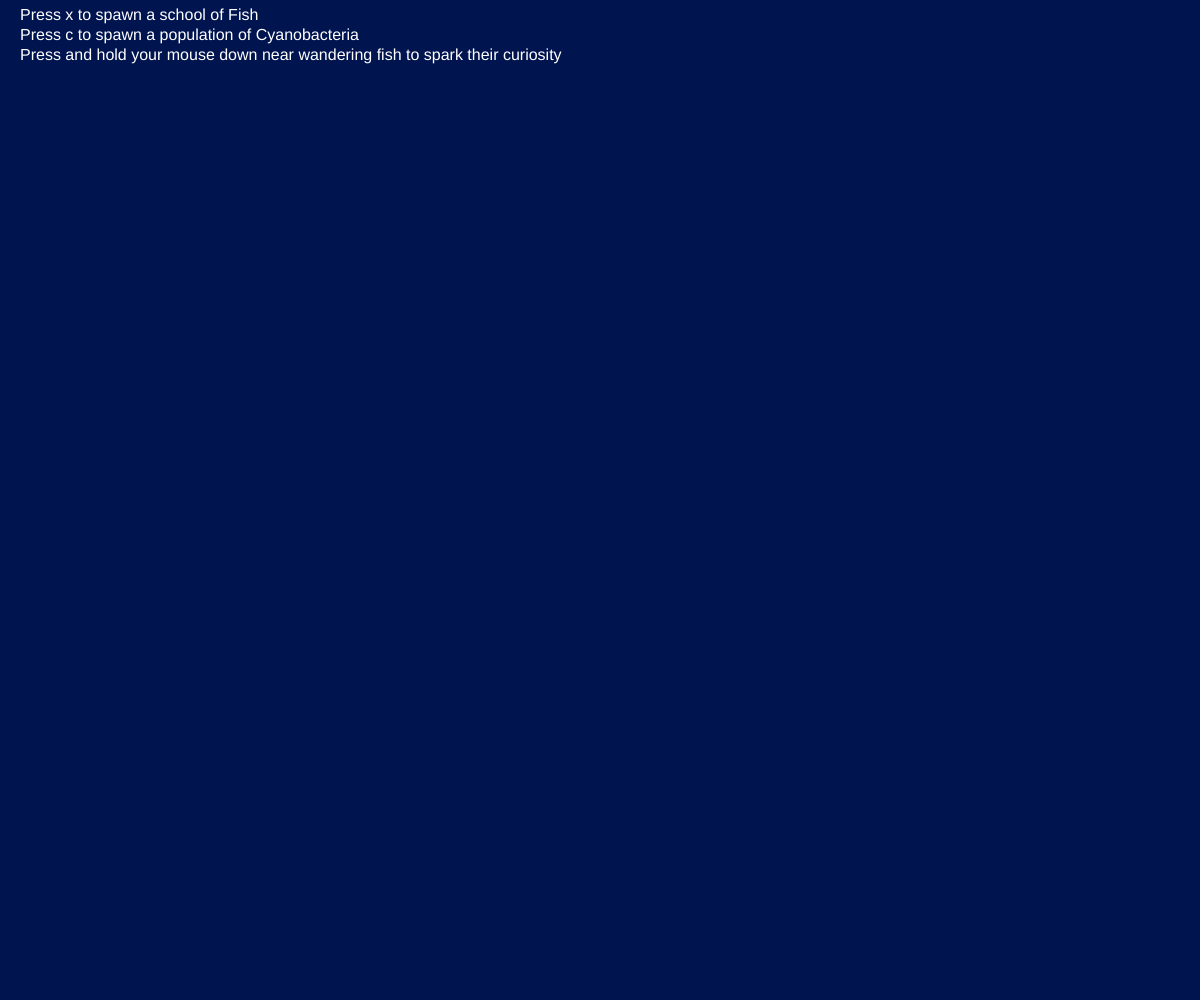
Frame 1 (no input)
Frame 60 (no input): identical to frame 1, image omitted
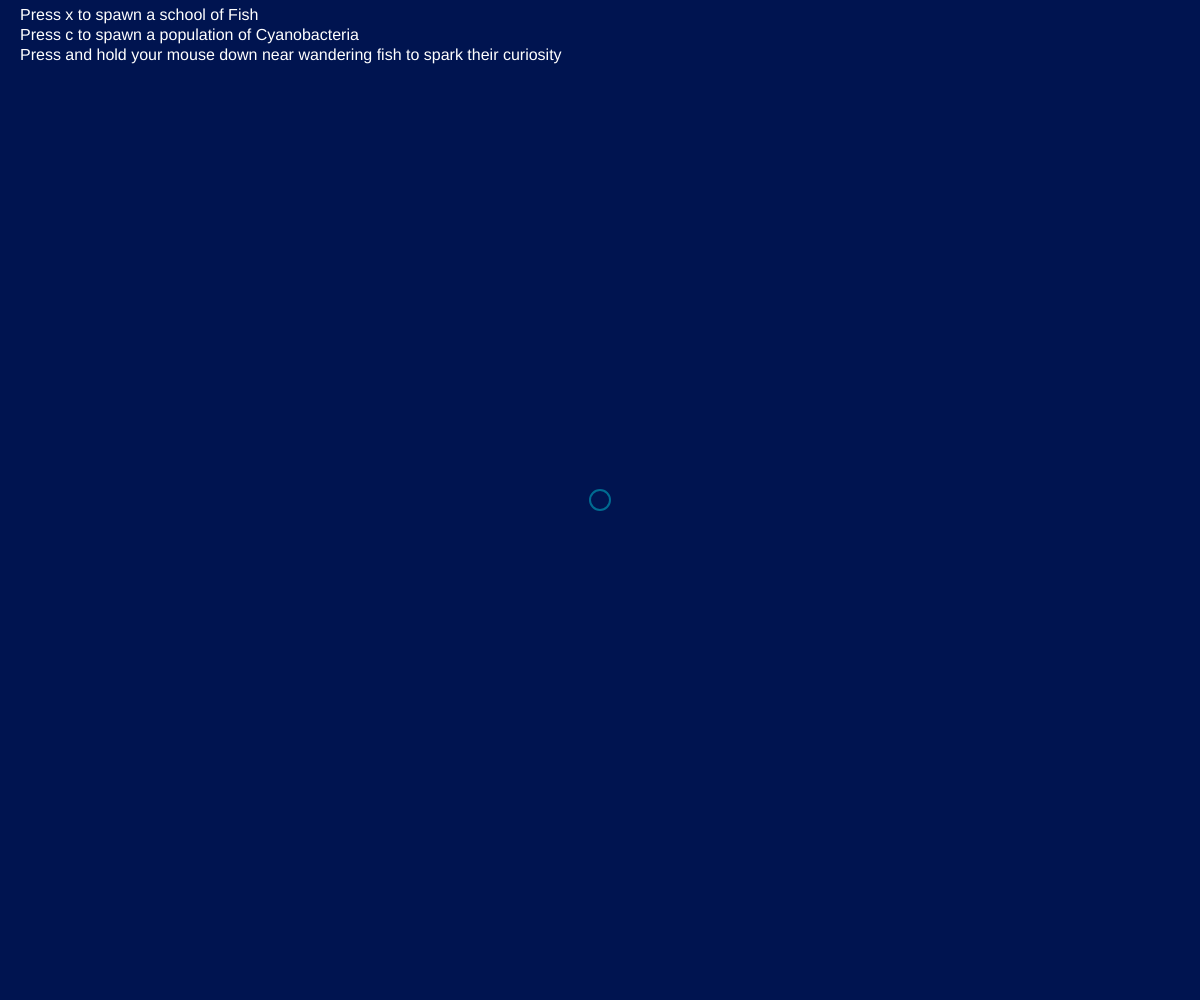
Frame 120 (the mouse pressed at the canvas centre since frame 60)

The p5.js sketch that drew these frames (run headless with seeded random() and noise() and a simulated clock; from frame 60 on, the mouse is pressed at the canvas centre):

// p5.js sketch
// ── sketch.js
function setup() {
  createCanvas(windowWidth, windowHeight)
  noStroke()
  textSize(16)
}
function draw() {
  background(0,20,80)
  updateAllVelocities()
  updateAllPositions()
  showAllBeings()
  showInfo()
  showInterface()
}
function updateAllVelocities(){
  if (frameCount==30 || frameCount%90==0) updateCyanobacteriaVelocities()
  if(frameCount%3==0)updateFishVelocities()
}

function updateAllPositions(){
  updateCyanobacteriaPositions()
  updateFishPositions()
}
function showAllBeings(){
  showCyanobacteria()
  showFish()
}
function showInfo(){
  textSize(16)
  fill(255)
  text('Press x to spawn a school of Fish',20,20) 
  text('Press c to spawn a population of Cyanobacteria',20,40)
  text('Press and hold your mouse down near wandering fish to spark their curiosity',20,60)
 for(let f of FishPopulation){
    fill(f.color)
   text((f.hungerState.toFixed(2)).toString(), f.group[0].position[0]+90, f.group[0].position[1]+90);}
}
function showInterface(){
  if(key=='c') {
    noFill()
    stroke(0,255,0, 75)
    strokeWeight(15)
    circle(mouseX, mouseY,350)
    noStroke()
    fill(0,255,0, 90)
    textSize(32)
    text('Cyanobacteria', mouseX-100, mouseY)}
  else if(key=='x') {
    noFill()
    stroke(0,255,0, 75)
    strokeWeight(15)
    circle(mouseX, mouseY,250)
    noStroke()
    fill(0,255,0, 90)
    textSize(32)
    text('School of Fish', mouseX-100, mouseY)}
  else{
    if (mouseIsPressed){
      noFill()
      stroke(0,255,255, 95)
      let aux = (2/3)*frameCount%60
      strokeWeight(3 - (aux/20))
      circle(mouseX, mouseY, aux)  
      noStroke()
    }  
  }
}
function mouseClicked(){
    if(key=='x'){
      FishPopulation.push(new SchoolOfFish(mouseX, mouseY , 10, getColor()))
      key = 'z'}
    if(key=='c'){
      CyanobacteriaPopulation.push(new Cyanobacteria(mouseX, mouseY, 60))
      key = 'z'}
}
function getColor(){
    return ([color(18, 255, 142), color(18, 166, 77), color(42, 255, 32),  color(113, 218, 18),color(195, 255, 18), color(255, 76, 0), color(255, 96, 85), color(255, 0, 0), color(255, 65, 50), color(255, 50, 36), color(
255, 15, 127), color(255, 28, 153), color(255, 43, 181), color(255, 59, 203), color(255, 140, 224),][Math.floor(Math.random()*15)])
}
// ── auxiliary.js
function vectorSum(v1, v2) {
  return [v1[0] + v2[0], v1[1] + v2[1]]
}

function vectorDiff(v1, v2) {
  return [v1[0] - v2[0], v1[1] - v2[1]]
}

function vectorScalar(v, n) {
  return [v[0] * n, v[1] * n]
}

function vectorNorm(v) {
  return Math.sqrt((v[0] * v[0]) + (v[1] * v[1]))
}

function limitNorm(v, limit) {
  let vNorm = vectorNorm(v)
  if (vNorm > limit) {
    v = vectorScalar(v, limit / vNorm)
  }
  return v
}
// ── cyanobacteria.js
var CyanobacteriaPopulation = []
class Cyanobacteria { 
  constructor(x, y, n) {
    this.divergence = [0, 0] 
    this.group = [] 
    this.size = n 
    this.reproductionRate = 0
    this.meanPosition = [x, y]
    for (let i = 0; i < this.size; i++) {
      this.group.push(new Cell(this))
    }
  }
  refresh() {
    let sumX = 0
    let sumY = 0
    for (let c of this.group) {
      sumX = sumX + c.position[0]
      sumY = sumY + c.position[1]
    }
    this.meanPosition = [sumX / this.size, sumY / this.size] 
    this.propagate()
    this.reproductionRate = 0.98 - this.size / 200 
    if (this.size < 30) this.reproductionRate = 0 // 
    this.calculateDivergence()
    this.size = this.group.length
  }
  calculateDivergence(){ 
    for (let g of CyanobacteriaPopulation) {
      let vectorDist = vectorDiff(this.meanPosition, g.meanPosition)
      let vNorm = vectorNorm(vectorDist)
      if (vNorm < 100) { 
        this.divergence = vectorSum(this.divergence, vectorDist)
      }
    }
    if (vectorNorm(this.divergence) != 0) this.divergence = vectorScalar(this.divergence, 1 / vectorNorm(this.divergence)) 
  }
  propagate() {
    for (let c of this.group) { 
      let a = Math.random()
      if (this.reproductionRate > 0)
        if (Math.random() < (this.reproductionRate)) {
          this.group.push(new Cell(this, c))
          this.group.push(new Cell(this, c))
          c.die()
        }
      else { 
        if (-Math.random() > this.reproductionRate) c.die()
      }
    }
  }
}
class Cell {
  constructor(family, parent) {
    this.size = Math.random() * 1.5 + 1.5 
    this.family = family 
    this.instability = Math.random() 
    this.velocity = [0, 0]  
    if (parent === undefined) {
      this.position = vectorSum(this.family.meanPosition, [Math.random() * 350 - 175, Math.random() * 350 - 175])
    } else {                    
      this.position = vectorSum(parent.position, [Math.random(), Math.random()])
    }
  }

  actingForces() {
    let cohesion = vectorScalar(this.cohesion(), 0.6)
    let separation = vectorScalar(this.separation(), 10000 * this.instability)
    let divergence = vectorScalar(this.family.divergence, 100)
    let actingForces = []
    actingForces.push(cohesion[0] + separation[0] + divergence[0])
    actingForces.push(cohesion[1] + separation[1] + divergence[1])
    return actingForces
  }
  cohesion() {
    return vectorDiff(this.family.meanPosition, this.position)
  }
  separation() {
    var o = [0, 0]
    for (var c of this.family.group) {
      let distVector = vectorDiff(this.position, c.position)
      let vNorm = vectorNorm(distVector)
      if (this != c && vNorm < 100) {
        o = vectorSum(o, vectorScalar(distVector, 1 / (vNorm * vNorm * vNorm)))
      }
    }
    return o
  }
  die() {
    this.family.group.splice(this.family.group.indexOf(this), 1)
  }
}

function updateCyanobacteriaVelocities() {
  for (let g of CyanobacteriaPopulation) {
    g.refresh()
    for (let c of g.group) {
      let actingForces = c.actingForces()
      c.velocity[0] = c.velocity[0] + actingForces[0]
      c.velocity[1] = c.velocity[1] + actingForces[1]
      c.velocity = limitNorm(c.velocity, 0.05)
    }
  }
}

function updateCyanobacteriaPositions() {
  for (let g of CyanobacteriaPopulation)
    for (let c of g.group)
      c.position = vectorSum(c.position, c.velocity)
}

function showCyanobacteria() {
  fill(color(80, 255, 130))
  for (let g of CyanobacteriaPopulation) {
    for (let c of g.group) {
      circle(c.position[0], c.position[1], c.size)
    }
  }
}
// ── fish.js
var FishPopulation = []
class SchoolOfFish {
  constructor(x, y, n, color) {
    this.size = n
    this.hungerState = 0.4
    this.meanPosition = [x, y]
    this.color = color
    this.divergence = [0, 0]
    this.boundaryForce = [0, 0]
    this.meanVelocity = [0, 0]
    this.group = []
    for (let i = 0; i < this.size; i++) {
      this.group.push(new Fish(this))
    }
  }
  boundaryForces() {
    var c = [0, 0]
    let boundarySize = 70
    if (this.meanPosition[0] < boundarySize || this.meanPosition[0] > width - boundarySize || this.meanPosition[1] < boundarySize || this.meanPosition[1] > height - boundarySize) {
      c = vectorDiff([width / 2, height / 2], this.meanPosition)
    }
    return c
  }
  propagate() {
    if (this.hungerState < 0.08)
      for (let c of this.group)
        if (c.size > 7) {
          let a = Math.random()
          if (a < (0.005)) {
            this.group.push(new Fish(this, c))
          }
        }
  }
  refresh() {
    this.size = this.group.length
    let sumX = 0
    let sumY = 0
    let sumVx = 0
    let sumVy = 0
    for (let c of this.group) {
      sumX = sumX + c.position[0]
      sumY = sumY + c.position[1]
      sumVx = sumVx + c.velocity[0]
      sumVy = sumVy + c.velocity[1]
      if (c.size < 7.5) c.size += 0.005
      else if (Math.random() < this.hungerState * this.hungerState / 100) c.die()
    }
    this.meanPosition = [sumX / this.size, sumY / this.size]
    this.meanVelocity = [sumVx / this.size, sumVy / this.size]
    this.boundaryForce = this.boundaryForces()
    this.propagate()
    if (this.hungerState < 1) this.hungerState = this.hungerState + 0.002
    if (this.hungerState < 0.01) this.hungerState = 0.01
  }
}
class Fish {
  constructor(family, parent) {
    this.family = family
    this.size = 7.5
    this.velocity = [30, 0]
    this.instability = 1
    if (parent === undefined) {
      this.position = vectorSum(this.family.meanPosition, [Math.random() * 200 - 100, Math.random() * 200 - 100])
    } else {
      this.position = vectorSum(parent.position, [Math.random() * 1, Math.random() * 1])
      this.size = parent.size / 2
    }
  }
  die() {
    if (this.family.size == 1) FishPopulation.splice(FishPopulation.indexOf(this.family), 1)
    this.family.group.splice(this.family.group.indexOf(this), 1)
  }
  cohesion() {
    let sumX = this.family.meanPosition[0] * this.family.size
    let sumY = this.family.meanPosition[1] * this.family.size
    let dx = ((sumX - this.position[0]) / (this.family.size - 1)) - this.position[0]
    let dy = ((sumY - this.position[1]) / (this.family.size - 1)) - this.position[1]
    return [dx, dy]
  }
  separation() {
    let o = [0, 0]
    for (var c of this.family.group)
      if (c.size > 5 || (this.size < 5 && c.size < 5)) {
        let distVector = vectorDiff(this.position, c.position)
        let vNorm = vectorNorm(distVector)
        if (this != c && vNorm < 80) {
          o = vectorSum(o, vectorScalar(distVector, this.instability * Math.random() * 2 / (vNorm * vNorm)))
        }
      }
    return o
  }
  allignment() {
    let sumOfVelocities = vectorScalar(this.family.meanVelocity, this.family.size)
    let Vx = (sumOfVelocities[0] - this.velocity[0]) / (this.family.size - 1)
    let Vy = (sumOfVelocities[1] - this.velocity[1]) / (this.family.size - 1)
    let meanV = [Vx, Vy]
    return vectorScalar(meanV, 1 / vectorNorm(meanV))
  }
  hunger() {
    let c = [0, 0]
    for (let g of CyanobacteriaPopulation) {
      let minRange = 350
      let point = g.meanPosition
      let vDist = vectorDiff(point, this.position)
      let vNorm = vectorNorm(vDist)
      if (vNorm < minRange) {
        c = vectorSum(c, vectorScalar(vDist, 1 / (vNorm)))
      }
    }
    return c
  }
  curiosity() {
    let c = [0, 0]
    if (mouseIsPressed) {
      let minRange = 400
      let point = [mouseX, mouseY]
      let vDist = vectorDiff(point, this.position)
      let vNorm = vectorNorm(vDist)
      if (vNorm < minRange) {
        c = vectorSum(c, vectorScalar(vDist, 1 / (vNorm)))
      }
    }
    return c
  }
  divergenceForces() {
    let o = [0, 0]
    for (let g of FishPopulation)
      if (g !== this.family) {
        let vectorDist = vectorDiff(this.position, g.meanPosition)
        if (vectorNorm(vectorDist) < 100) {
          o = vectorSum(o, vectorDist)
        }
      }
    let vNorm = vectorNorm(o)
    if (vNorm != 0) this.divergence = vectorScalar(o, 1 / (vNorm * vNorm))
    return o
  }
}

function checkForFood() {
  for (let ff of FishPopulation)
    for (let cf of CyanobacteriaPopulation) {
      let minRange = 250
      let vDist = vectorDiff(cf.meanPosition, ff.meanPosition)
      let vNorm = vectorNorm(vDist)
      if (vNorm < minRange) {
        for (let f of ff.group)
          for (let c of cf.group) {
            if (vectorNorm(vectorDiff(c.position, f.position)) < 5) {
              c.die()
              let foodValue = (9 / (ff.size * ff.size))
              if (foodValue > ff.hungerState) foodValue = ff.hungerState
              if (ff.hungerState > 0.02) ff.hungerState = ff.hungerState - foodValue
            }
          }
      }
    }
}

function updateFishVelocities() {
  let cohesionConst = 1 / 200
  let separationConst = 3
  let allignmentConst = 1 / 10
  let boundariesConst = 1 / 1000
  let divergenceConst = 1 / 100
  let curiosityConst = 1
  let hungerConst = 2
  let momentumConst = 1.3
  for (let g of FishPopulation) {
    g.refresh()
    if (g.hungerState < 0.4) hungerConst = -hungerConst
    let v6 = [0, 0]
    for (let c of g.group) {
      let v1 = vectorScalar(c.cohesion(), cohesionConst)
      if (c.size < 5) v1 = vectorScalar(v1, 10)
      let v2 = vectorScalar(c.separation(), separationConst)
      if (c.size < 5) v2 = vectorScalar(v2, 4 / 5)
      let v3 = vectorScalar(c.allignment(), allignmentConst)
      let v4 = vectorScalar(c.family.boundaryForce, boundariesConst)
      let v5 = vectorScalar(c.divergenceForces(), divergenceConst)
      let v6 = vectorScalar(c.curiosity(), curiosityConst)
      let v7 = vectorScalar(c.hunger(), hungerConst * (g.hungerState / 2))
      let vr = []
      vr.push(v1[0] + v2[0] + v3[0] + v4[0] + v5[0] + v6[0] + v7[0])
      vr.push(v1[1] + v2[1] + v3[1] + v4[1] + v5[1] + v6[1] + v7[1])
      c.velocity[0] = momentumConst * c.velocity[0] + vr[0]
      c.velocity[1] = momentumConst * c.velocity[1] + vr[1]
      let speedLimit = 1.2 + 2.8 * g.hungerState * (1.1 - (g.size * 0.01))
      c.velocity = limitNorm(c.velocity, speedLimit)
    }
  }
  checkForFood()
}

function updateFishPositions() {
  for (let g of FishPopulation) {
    for (let c of g.group) {
      c.position = vectorSum(c.position, c.velocity)
    }
  }
}

function showFish() {
  for (let g of FishPopulation) {
    fill(g.color)
    for (let c of g.group) {
        circle(c.position[0], c.position[1], c.size)
    }
  }
}
